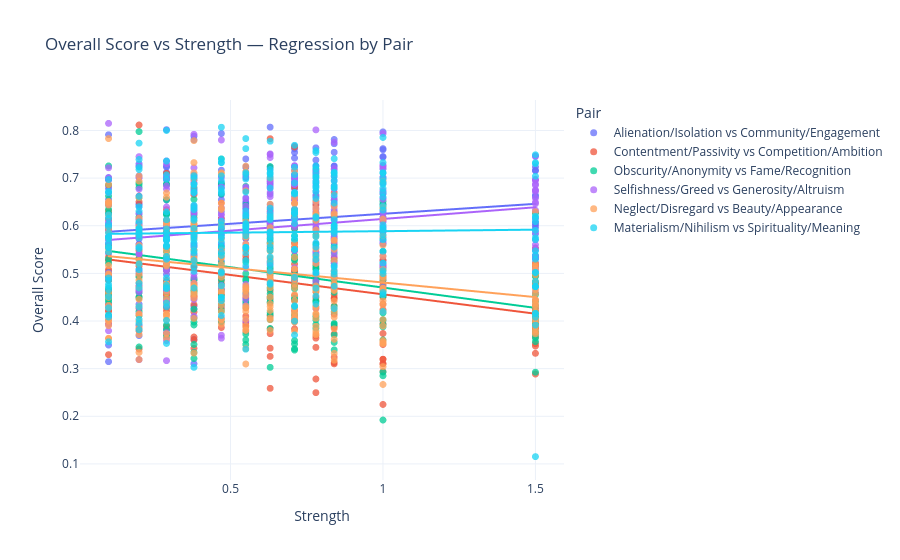
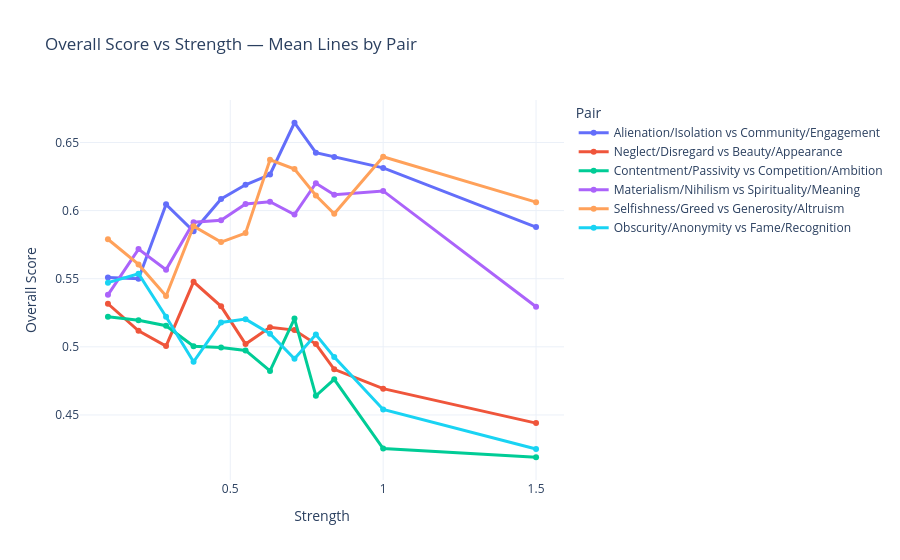

Notebook source saved alongside these figures, in order:
### Markdown cell above
## Final Pairs

### Code cell
import pandas as pd
import plotly.express as px
from pathlib import Path

# ── 1. Load data ───────────────────────────────────────────────────────────────
file_path = Path(
    "/Users/ivanculo/Desktop/Projects/Faks/LLM_agumented_therapy/Cogexp/Valence/Data/"
    "cognitive_experiment_results007_big_with_questions_eval_local.xlsx"
)
df = pd.read_excel(file_path)

# ── 2. Re-compute overall_score (if needed) ──────────────────────────────────
if "overall_score" not in df:
    weights = {
        "valence_intensity": 1,
        "relevancy_score": 0.7,
        "mood_health": 1.0,
        "emotional_competence": 1.0,
        "thought_adaptiveness": 1.0,
    }
    total_w = sum(weights.values())
    df["overall_score"] = (
        df["valence_intensity"]    * weights["valence_intensity"]
      + df["relevancy_score"]     * weights["relevancy_score"]
      + df["mood_health"]         * weights["mood_health"]
      + df["emotional_competence"]* weights["emotional_competence"]
      + df["thought_adaptiveness"]* weights["thought_adaptiveness"]
    ) / total_w

# ── 3. Filter to just the five pairs ──────────────────────────────────────────
selected_pairs = [
    "Selfishness/Greed vs Generosity/Altruism",
    "Neglect/Disregard vs Beauty/Appearance",
    "Materialism/Nihilism vs Spirituality/Meaning",
    "Contentment/Passivity vs Competition/Ambition",
    "Obscurity/Anonymity vs Fame/Recognition",
    "Alienation/Isolation vs Community/Engagement"
]
df_sub = df[df["pair"].isin(selected_pairs)].copy()

# ── 4. Plot overall_score vs strength ─────────────────────────────────────────
template = "plotly_white"
metric = "overall_score"
nice_name = "Overall Score"

# 4-a) Scatter + OLS regression
fig_reg = px.scatter(
    df_sub,
    x="strength",
    y=metric,
    color="pair",
    trendline="ols",
    template=template,
    title=f"{nice_name} vs Strength — Regression by Pair",
    labels={"strength": "Strength", metric: nice_name},
)
fig_reg.update_traces(marker=dict(size=7, opacity=0.75), selector=dict(mode="markers"))
fig_reg.update_layout(legend_title_text="Pair")
fig_reg.show()
# → optionally: fig_reg.write_html("fig_overall_regression.html")

# 4-b) Mean‐line per pair
mean_df = (
    df_sub
    .groupby(["pair", "strength"])[metric]
    .mean()
    .reset_index()
    .sort_values("strength")
)
fig_line = px.line(
    mean_df,
    x="strength",
    y=metric,
    color="pair",
    markers=True,
    template=template,
    title=f"{nice_name} vs Strength — Mean Lines by Pair",
    labels={"strength": "Strength", metric: nice_name},
)
fig_line.update_traces(line=dict(width=3))
fig_line.update_layout(legend_title_text="Pair")
fig_line.show()
# → optionally save with: fig_line.write_html("fig_overall_meanline.html")

print("Done! Two charts: one with regression lines, one with mean trends.")

### Figure 1 — Plotly figure (JSON) as saved in the notebook; plotly's stock layout.template omitted (floating-point values rounded to 4 significant figures; data arrays with more than 128 entries replaced by an {"elided": "..."} marker saying what was removed)
{"data": [{"hovertemplate": "pair=Alienation/Isolation vs Community/Engagement<br>Strength=%{x}<br>Overall Score=%{y}<extra></extra>", "legendgroup": "Alienation/Isolation vs Community/Engagement", "marker": {"color": "#636efa", "opacity": 0.75, "size": 7, "symbol": "circle"}, "mode": "markers", "name": "Alienation/Isolation vs Community/Engagement", "showlegend": true, "type": "scattergl", "x": {"elided": "300 float values"}, "xaxis": "x", "y": {"elided": "300 float values"}, "yaxis": "y"}, {"hovertemplate": "<b>OLS trendline</b><br>overall_score = 0.0418439 * strength + 0.583179<br>R<sup>2</sup>=0.024784<br><br>pair=Alienation/Isolation vs Community/Engagement<br>Strength=%{x}<br>Overall Score=%{y} <b>(trend)</b><extra></extra>", "legendgroup": "Alienation/Isolation vs Community/Engagement", "marker": {"color": "#636efa", "symbol": "circle"}, "mode": "lines", "name": "Alienation/Isolation vs Community/Engagement", "showlegend": false, "type": "scattergl", "x": {"elided": "300 float values"}, "xaxis": "x", "y": {"elided": "300 float values"}, "yaxis": "y"}, {"hovertemplate": "pair=Contentment/Passivity vs Competition/Ambition<br>Strength=%{x}<br>Overall Score=%{y}<extra></extra>", "legendgroup": "Contentment/Passivity vs Competition/Ambition", "marker": {"color": "#EF553B", "opacity": 0.75, "size": 7, "symbol": "circle"}, "mode": "markers", "name": "Contentment/Passivity vs Competition/Ambition", "showlegend": true, "type": "scattergl", "x": {"elided": "300 float values"}, "xaxis": "x", "y": {"elided": "300 float values"}, "yaxis": "y"}, {"hovertemplate": "<b>OLS trendline</b><br>overall_score = -0.0813239 * strength + 0.537333<br>R<sup>2</sup>=0.095799<br><br>pair=Contentment/Passivity vs Competition/Ambition<br>Strength=%{x}<br>Overall Score=%{y} <b>(trend)</b><extra></extra>", "legendgroup": "Contentment/Passivity vs Competition/Ambition", "marker": {"color": "#EF553B", "symbol": "circle"}, "mode": "lines", "name": "Contentment/Passivity vs Competition/Ambition", "showlegend": false, "type": "scattergl", "x": {"elided": "300 float values"}, "xaxis": "x", "y": {"elided": "300 float values"}, "yaxis": "y"}, {"hovertemplate": "pair=Obscurity/Anonymity vs Fame/Recognition<br>Strength=%{x}<br>Overall Score=%{y}<extra></extra>", "legendgroup": "Obscurity/Anonymity vs Fame/Recognition", "marker": {"color": "#00cc96", "opacity": 0.75, "size": 7, "symbol": "circle"}, "mode": "markers", "name": "Obscurity/Anonymity vs Fame/Recognition", "showlegend": true, "type": "scattergl", "x": {"elided": "300 float values"}, "xaxis": "x", "y": {"elided": "300 float values"}, "yaxis": "y"}, {"hovertemplate": "<b>OLS trendline</b><br>overall_score = -0.0853775 * strength + 0.555624<br>R<sup>2</sup>=0.101579<br><br>pair=Obscurity/Anonymity vs Fame/Recognition<br>Strength=%{x}<br>Overall Score=%{y} <b>(trend)</b><extra></extra>", "legendgroup": "Obscurity/Anonymity vs Fame/Recognition", "marker": {"color": "#00cc96", "symbol": "circle"}, "mode": "lines", "name": "Obscurity/Anonymity vs Fame/Recognition", "showlegend": false, "type": "scattergl", "x": {"elided": "300 float values"}, "xaxis": "x", "y": {"elided": "300 float values"}, "yaxis": "y"}, {"hovertemplate": "pair=Selfishness/Greed vs Generosity/Altruism<br>Strength=%{x}<br>Overall Score=%{y}<extra></extra>", "legendgroup": "Selfishness/Greed vs Generosity/Altruism", "marker": {"color": "#ab63fa", "opacity": 0.75, "size": 7, "symbol": "circle"}, "mode": "markers", "name": "Selfishness/Greed vs Generosity/Altruism", "showlegend": true, "type": "scattergl", "x": {"elided": "300 float values"}, "xaxis": "x", "y": {"elided": "300 float values"}, "yaxis": "y"}, {"hovertemplate": "<b>OLS trendline</b><br>overall_score = 0.0490199 * strength + 0.565224<br>R<sup>2</sup>=0.035560<br><br>pair=Selfishness/Greed vs Generosity/Altruism<br>Strength=%{x}<br>Overall Score=%{y} <b>(trend)</b><extra></extra>", "legendgroup": "Selfishness/Greed vs Generosity/Altruism", "marker": {"color": "#ab63fa", "symbol": "circle"}, "mode": "lines", "name": "Selfishness/Greed vs Generosity/Altruism", "showlegend": false, "type": "scattergl", "x": {"elided": "300 float values"}, "xaxis": "x", "y": {"elided": "300 float values"}, "yaxis": "y"}, {"hovertemplate": "pair=Neglect/Disregard vs Beauty/Appearance<br>Strength=%{x}<br>Overall Score=%{y}<extra></extra>", "legendgroup": "Neglect/Disregard vs Beauty/Appearance", "marker": {"color": "#FFA15A", "opacity": 0.75, "size": 7, "symbol": "circle"}, "mode": "markers", "name": "Neglect/Disregard vs Beauty/Appearance", "showlegend": true, "type": "scattergl", "x": {"elided": "300 float values"}, "xaxis": "x", "y": {"elided": "300 float values"}, "yaxis": "y"}, {"hovertemplate": "<b>OLS trendline</b><br>overall_score = -0.0613033 * strength + 0.542146<br>R<sup>2</sup>=0.051445<br><br>pair=Neglect/Disregard vs Beauty/Appearance<br>Strength=%{x}<br>Overall Score=%{y} <b>(trend)</b><extra></extra>", "legendgroup": "Neglect/Disregard vs Beauty/Appearance", "marker": {"color": "#FFA15A", "symbol": "circle"}, "mode": "lines", "name": "Neglect/Disregard vs Beauty/Appearance", "showlegend": false, "type": "scattergl", "x": {"elided": "300 float values"}, "xaxis": "x", "y": {"elided": "300 float values"}, "yaxis": "y"}, {"hovertemplate": "pair=Materialism/Nihilism vs Spirituality/Meaning<br>Strength=%{x}<br>Overall Score=%{y}<extra></extra>", "legendgroup": "Materialism/Nihilism vs Spirituality/Meaning", "marker": {"color": "#19d3f3", "opacity": 0.75, "size": 7, "symbol": "circle"}, "mode": "markers", "name": "Materialism/Nihilism vs Spirituality/Meaning", "showlegend": true, "type": "scattergl", "x": {"elided": "300 float values"}, "xaxis": "x", "y": {"elided": "300 float values"}, "yaxis": "y"}, {"hovertemplate": "<b>OLS trendline</b><br>overall_score = 0.00623282 * strength + 0.582383<br>R<sup>2</sup>=0.000504<br><br>pair=Materialism/Nihilism vs Spirituality/Meaning<br>Strength=%{x}<br>Overall Score=%{y} <b>(trend)</b><extra></extra>", "legendgroup": "Materialism/Nihilism vs Spirituality/Meaning", "marker": {"color": "#19d3f3", "symbol": "circle"}, "mode": "lines", "name": "Materialism/Nihilism vs Spirituality/Meaning", "showlegend": false, "type": "scattergl", "x": {"elided": "300 float values"}, "xaxis": "x", "y": {"elided": "300 float values"}, "yaxis": "y"}], "layout": {"legend": {"title": {"text": "Pair"}, "tracegroupgap": 0}, "title": {"text": "Overall Score vs Strength — Regression by Pair"}, "xaxis": {"anchor": "y", "domain": [0, 1], "title": {"text": "Strength"}}, "yaxis": {"anchor": "x", "domain": [0, 1], "title": {"text": "Overall Score"}}}}

### Figure 2 — Plotly figure (JSON) as saved in the notebook; plotly's stock layout.template omitted (floating-point values rounded to 4 significant figures)
{"data": [{"hovertemplate": "pair=Alienation/Isolation vs Community/Engagement<br>Strength=%{x}<br>Overall Score=%{y}<extra></extra>", "legendgroup": "Alienation/Isolation vs Community/Engagement", "line": {"color": "#636efa", "dash": "solid", "width": 3}, "marker": {"symbol": "circle"}, "mode": "lines+markers", "name": "Alienation/Isolation vs Community/Engagement", "orientation": "v", "showlegend": true, "type": "scatter", "x": [0.1, 0.2, 0.29, 0.38, 0.47, 0.55, 0.63, 0.71, 0.78, 0.84, 1.0, 1.5], "xaxis": "x", "y": [0.551, 0.55, 0.6046, 0.5848, 0.6086, 0.619, 0.6265, 0.6645, 0.6425, 0.6393, 0.6313, 0.5879], "yaxis": "y"}, {"hovertemplate": "pair=Neglect/Disregard vs Beauty/Appearance<br>Strength=%{x}<br>Overall Score=%{y}<extra></extra>", "legendgroup": "Neglect/Disregard vs Beauty/Appearance", "line": {"color": "#EF553B", "dash": "solid", "width": 3}, "marker": {"symbol": "circle"}, "mode": "lines+markers", "name": "Neglect/Disregard vs Beauty/Appearance", "orientation": "v", "showlegend": true, "type": "scatter", "x": [0.1, 0.2, 0.29, 0.38, 0.47, 0.55, 0.63, 0.71, 0.78, 0.84, 1.0, 1.5], "xaxis": "x", "y": [0.5316, 0.5117, 0.5006, 0.5477, 0.5297, 0.5021, 0.5144, 0.5123, 0.502, 0.4835, 0.4693, 0.444], "yaxis": "y"}, {"hovertemplate": "pair=Contentment/Passivity vs Competition/Ambition<br>Strength=%{x}<br>Overall Score=%{y}<extra></extra>", "legendgroup": "Contentment/Passivity vs Competition/Ambition", "line": {"color": "#00cc96", "dash": "solid", "width": 3}, "marker": {"symbol": "circle"}, "mode": "lines+markers", "name": "Contentment/Passivity vs Competition/Ambition", "orientation": "v", "showlegend": true, "type": "scatter", "x": [0.1, 0.2, 0.29, 0.38, 0.47, 0.55, 0.63, 0.71, 0.78, 0.84, 1.0, 1.5], "xaxis": "x", "y": [0.5221, 0.5195, 0.5155, 0.5005, 0.4996, 0.4974, 0.4823, 0.5208, 0.464, 0.4762, 0.4253, 0.419], "yaxis": "y"}, {"hovertemplate": "pair=Materialism/Nihilism vs Spirituality/Meaning<br>Strength=%{x}<br>Overall Score=%{y}<extra></extra>", "legendgroup": "Materialism/Nihilism vs Spirituality/Meaning", "line": {"color": "#ab63fa", "dash": "solid", "width": 3}, "marker": {"symbol": "circle"}, "mode": "lines+markers", "name": "Materialism/Nihilism vs Spirituality/Meaning", "orientation": "v", "showlegend": true, "type": "scatter", "x": [0.1, 0.2, 0.29, 0.38, 0.47, 0.55, 0.63, 0.71, 0.78, 0.84, 1.0, 1.5], "xaxis": "x", "y": [0.5382, 0.5718, 0.5565, 0.5915, 0.5929, 0.6049, 0.6065, 0.5971, 0.6201, 0.6116, 0.6144, 0.5295], "yaxis": "y"}, {"hovertemplate": "pair=Selfishness/Greed vs Generosity/Altruism<br>Strength=%{x}<br>Overall Score=%{y}<extra></extra>", "legendgroup": "Selfishness/Greed vs Generosity/Altruism", "line": {"color": "#FFA15A", "dash": "solid", "width": 3}, "marker": {"symbol": "circle"}, "mode": "lines+markers", "name": "Selfishness/Greed vs Generosity/Altruism", "orientation": "v", "showlegend": true, "type": "scatter", "x": [0.1, 0.2, 0.29, 0.38, 0.47, 0.55, 0.63, 0.71, 0.78, 0.84, 1.0, 1.5], "xaxis": "x", "y": [0.579, 0.5605, 0.5373, 0.5885, 0.5769, 0.5835, 0.6373, 0.6305, 0.611, 0.5977, 0.6395, 0.6062], "yaxis": "y"}, {"hovertemplate": "pair=Obscurity/Anonymity vs Fame/Recognition<br>Strength=%{x}<br>Overall Score=%{y}<extra></extra>", "legendgroup": "Obscurity/Anonymity vs Fame/Recognition", "line": {"color": "#19d3f3", "dash": "solid", "width": 3}, "marker": {"symbol": "circle"}, "mode": "lines+markers", "name": "Obscurity/Anonymity vs Fame/Recognition", "orientation": "v", "showlegend": true, "type": "scatter", "x": [0.1, 0.2, 0.29, 0.38, 0.47, 0.55, 0.63, 0.71, 0.78, 0.84, 1.0, 1.5], "xaxis": "x", "y": [0.5471, 0.5536, 0.5221, 0.489, 0.5179, 0.5203, 0.5096, 0.4913, 0.509, 0.4925, 0.4541, 0.425], "yaxis": "y"}], "layout": {"legend": {"title": {"text": "Pair"}, "tracegroupgap": 0}, "title": {"text": "Overall Score vs Strength — Mean Lines by Pair"}, "xaxis": {"anchor": "y", "domain": [0, 1], "title": {"text": "Strength"}}, "yaxis": {"anchor": "x", "domain": [0, 1], "title": {"text": "Overall Score"}}}}
